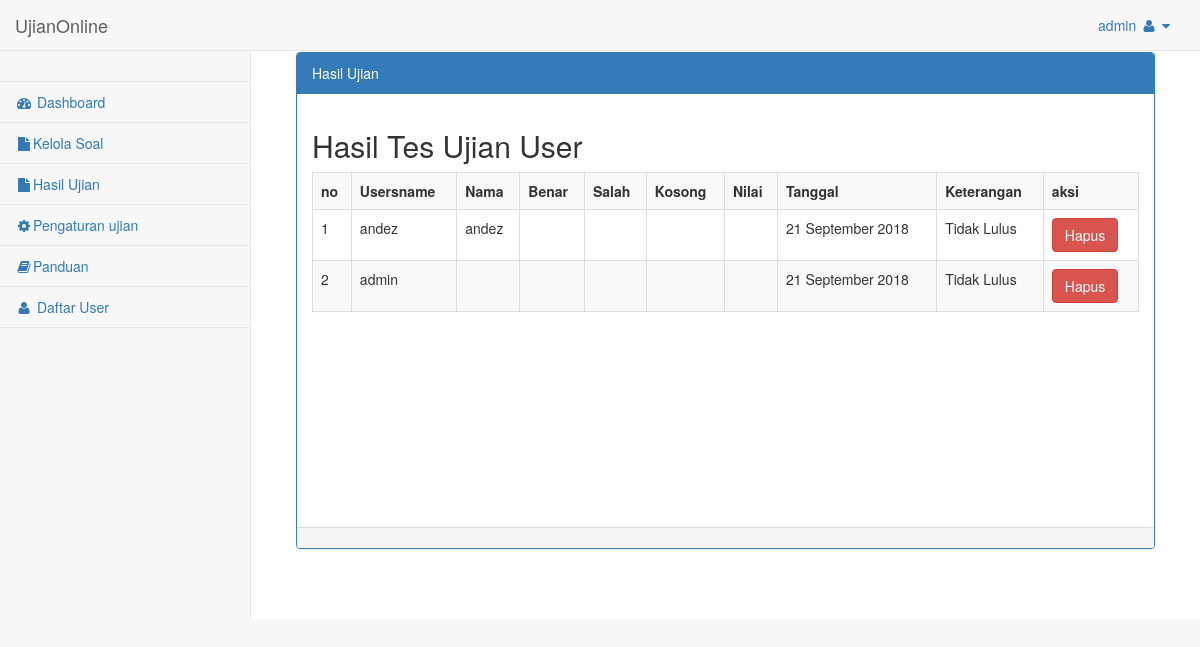
Page /admin/media.php?module=hasilujian (signed in) on the committed database.
### tables this page shows
CREATE TABLE `tbl_nilai` (
  `id_nilai` int(7) NOT NULL,
  `id_user` int(5) NOT NULL,
  `benar` varchar(20) NOT NULL,
  `salah` varchar(20) NOT NULL,
  `kosong` varchar(20) NOT NULL,
  `score` varchar(20) NOT NULL,
  `tanggal` date NOT NULL,
  `keterangan` varchar(30) NOT NULL
);

CREATE TABLE `tbl_user` (
  `id_user` int(11) NOT NULL,
  `username` varchar(40) NOT NULL,
  `password` varchar(100) NOT NULL,
  `nama` text NOT NULL,
  `tgl_lahir` varchar(30) NOT NULL,
  `jk` varchar(20) NOT NULL,
  `agama` varchar(40) NOT NULL,
  `kwgn` varchar(40) NOT NULL,
  `nama_ayah` varchar(40) NOT NULL,
  `nama_ibu` varchar(40) NOT NULL,
  `pekerjaan_ayah` varchar(40) NOT NULL,
  `pekerjaan_ibu` varchar(40) NOT NULL,
  `sekolah_asal` varchar(50) NOT NULL,
  `telp` varchar(13) NOT NULL,
  `alamat` text NOT NULL,
  `statusaktif` enum('Y','N') NOT NULL DEFAULT 'Y'
);

### config/fungsi_indotgl.php (called while the page is built, shortened)
<?php
	function tgl_indo($tgl){
			$tanggal = substr($tgl,8,2);
			$bulan = getBulan(substr($tgl,5,2));
			$tahun = substr($tgl,0,4);
			return $tanggal.' '.$bulan.' '.$tahun;
	}
	function getBulan($bln){
				switch ($bln){
					case 9:
						return "September";
						break;
				}
			}
?>

### admin/modul/mod_hasilujian/hasilujian.php (the view)
        <div id="page-wrapper">
            <div class="container-fluid">
                <div class="row">
                    <div class="col-lg-12">
                    </div>
                </div>
                <div class="row">
                    <div class="col-lg-12">
                    <div class="panel panel-primary">
                        <div class="panel-heading">
                          Hasil Ujian
                        </div>
                        <div class="panel-body">
                          <?php
$aksi="modul/mod_hasilujian/aksi_hasilujian.php";
include "../../../config/koneksi.php";
switch($_GET[act]){
  default:
      $tampil = mysqli_query($con,"SELECT * FROM tbl_nilai,tbl_user WHERE tbl_nilai.id_user='tbl_user.id_user'");
      echo "<h2>Hasil Tes Ujian User</h2>
        <table class='table table-striped table-bordered table-hover'>
          <tr><th>no</th><th>Usersname</th><th>Nama</th><th>Benar</th><th>Salah</th><th>Kosong</th><th>Nilai</th><th>Tanggal</th><th>Keterangan</th><th>aksi</th></tr>";
    $no=1;
    while ($r=mysqli_fetch_array($tampil)){
    $tgl = tgl_indo($r['tanggal']);
       echo "<tr><td>$no</td>
             <td>$r[username]</td>
            <td>$r[nama]</td>
            <td>$r[benar]</td>
        <td>$r[salah]</td>
        <td>$r[kosong]</td>
        <td>$r[score]</td>
        <td>$tgl</td>
        <td>$r[keterangan]</td>
   <td><input type=button value='Hapus' class='btn btn-danger' onclick=\"window.location.href='$aksi?module=hasilujian&act=hapus&id=$r[id_nilai]';\">
   </td>
      </tr>";
      $no++;
    }
    echo "</table><br/><br/><br/><br/><br/><br/><br/><br/><br/><br/>";
    break;
}
?>
                        </div>
                        <div class="panel-footer">
                        </div>
                    </div>
                    </div>
                </div>
            </div>
        </div>

### rows in the picture
tbl_nilai: tbl_user.username "andez", tbl_user.nama "andez", tanggal "21 September 2018", keterangan "Tidak Lulus", tbl_user.username "admin"

### other values in the picture
$_SESSION[username] "admin"
